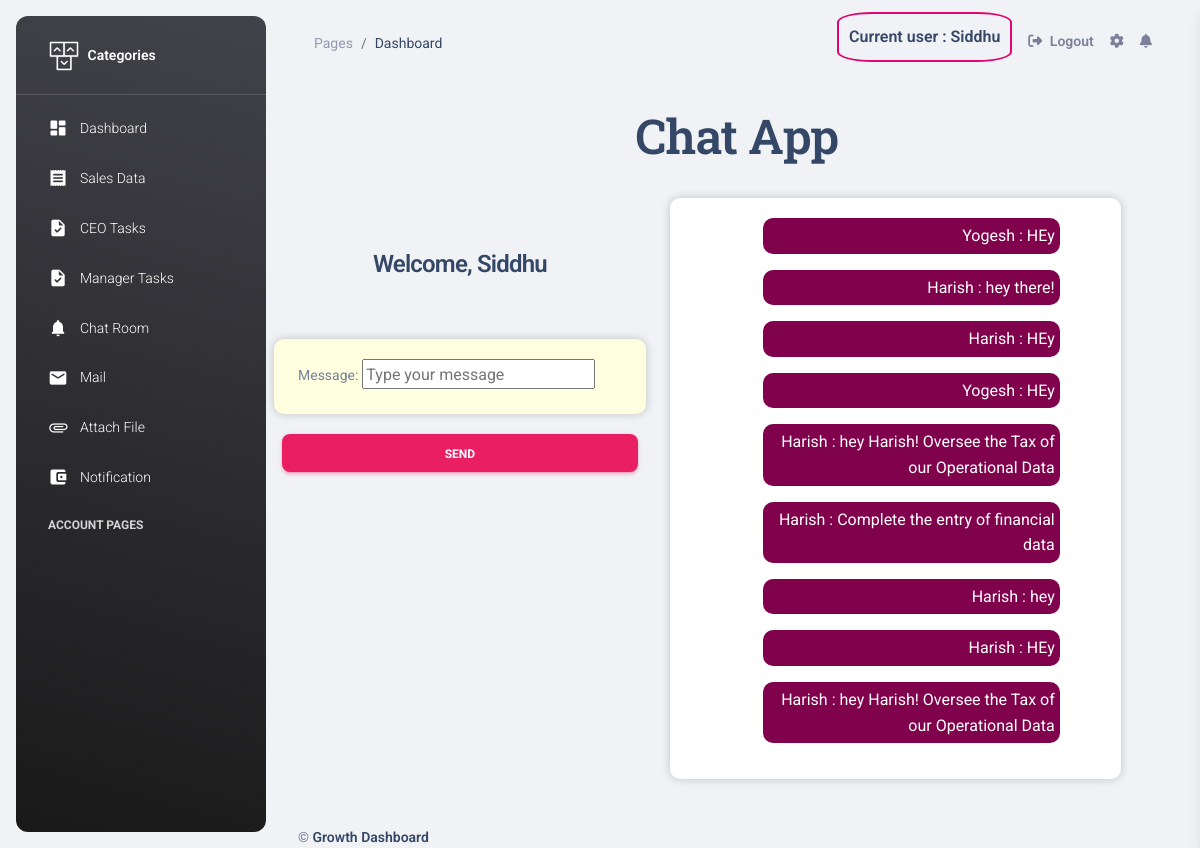
Page /message_finance (signed in) on the committed database.
### apps/authentication/models.py (models this page shows, shortened)
class Users(db.Model, UserMixin):
    __tablename__ = 'Users'
    id = db.Column(db.Integer, primary_key=True)
    username = db.Column(db.String(64), unique=False)
    phone = db.Column(db.Integer,unique=True)
    email = db.Column(db.String(64), unique=True)
    password = db.Column(db.LargeBinary(10))
    role = db.Column(db.String(10))
    department = db.Column(db.String(64), default=None)
    def __repr__(self):
        return str(self.username)

class FinanceChat(db.Model):
    __tablename__ = 'finance_chat'
    id = db.Column(db.Integer, primary_key=True)
    username = db.Column(db.String(50), nullable=False)
    message = db.Column(db.String(255), nullable=False)

### apps/authentication/routes.py (the view)
@blueprint.route('/message_finance', methods=['POST', 'GET'])
@login_required
def message_finance():
    if request.method == 'POST':
        message = request.form.get('message')
        if message:
            chat_message = FinanceChat(username=current_user.username, message=message)
            db.session.add(chat_message)
            db.session.commit()
            return jsonify({'status': 'Message sent successfully'})
        else:
            return jsonify({'status': 'Invalid request'})
    elif request.method == 'GET':
        chat = FinanceChat.query.all()
        if current_user.role == "Manager":
            return render_template('manager/chat_finance.html', data=chat)
        elif current_user.role == "Employee":
            return render_template('employee/chat_finance.html', data=chat)
        else:
            return "Invalid request method"
    else:
        return "Invalid request method"

### apps/__init__.py (called while the page is built)
def configure_database(app):
    @app.before_first_request
    def initialize_database():
        try:
            db.create_all()
        except Exception as e:
            print('> Error: DBMS Exception: ' + str(e) )
            basedir = os.path.abspath(os.path.dirname(__file__))
            app.config['SQLALCHEMY_DATABASE_URI'] = SQLALCHEMY_DATABASE_URI = 'sqlite:///' + os.path.join(basedir, 'db.sqlite3')
            print('> Fallback to SQLite ')
            db.create_all()
    @app.teardown_request
    def shutdown_session(exception=None):
        db.session.remove()

### apps/authentication/models.py (called while the page is built)
@login_manager.user_loader
def user_loader(id):
    return Users.query.filter_by(id=id).first()

### apps/templates/employee/chat_finance.html (shortened to what this page needs)
{% extends "layouts/base.html" %}
{% block content %}
<div class="container-fluid py-4">
    <h1 style="text-align: center;">Chat App</h1>
</div>
<div class="row">
    <div class="col-12 col-xl-5">
    <form id="message-form" method="post" action="/message_finance">
                <div class="col-md-12" style="padding-top: 50px;">
                        <h4 style="text-align: center;">Welcome, {{ current_user.username }}</h4>
                </div>
                <div style="padding-top: 50px;">
                    <div class="white-box" style="background-color:lightyellow;">
                        <label for="eps">Message:</label>
                        <input type="text" id="message" placeholder="Type your message" required>
                    </div>
                </div>
                <div class="row">
                    <div class="col">
                        <button id="submit" class="btn btn-primary" type="submit">Send</button>
                    </div>
                </div>
                </div>
                <div class="col-12 col-xl-6">
                    <div class="white-box">
                        <div id="chat">
                            {% for j in data %}
                            <ul id="messages" style="justify-content: center;">
                                {% if current_user.username == j.username %}
                                <li class="message"><i class="material-icons opacity-10">account_circle</i> {{j.username}} : {{j.message}}</li>
                                {% else %}
                                <li class="direct_message">{{j.username}} : {{j.message}}</li>
                                    {% endif %}
                            </ul>
                            {% endfor %}
                        </div>
                    </div>
                    </div>
</div>
{% include 'includes/footer.html' %}
{% endblock content %}

### apps/templates/layouts/base.html (shortened to what this page needs)
<!DOCTYPE html>
<html lang="en">
<head>
  <link href="/static/assets/css/nucleo-icons.css" rel="stylesheet" />
  <link href="/static/assets/css/nucleo-svg.css" rel="stylesheet" />
  <link id="pagestyle" href="/static/assets/css/material-dashboard.css?v=3.0.0" rel="stylesheet" />
</head>
<body class="g-sidenav-show bg-gray-200">
  {% include 'includes/sidebar.html' %}
  <main class="main-content position-relative max-height-vh-100 h-100 border-radius-lg ">
  {% if current_user.role == "Employee" %}
    {% include 'employee/navigation.html' %}
  {% endif %}
    {% block content %}{% endblock content %}
  </main>
</body>
</html>

### apps/templates/includes/sidebar.html (shortened to what this page needs)
<aside class="sidenav navbar navbar-vertical navbar-expand-xs border-0 border-radius-xl my-3 fixed-start ms-3   bg-gradient-dark" id="sidenav-main">
    <div class="sidenav-header">
      <a class="navbar-brand m-0"
         href="#" target="_blank">
        <img src="/static/assets/img/logo-ct.png" class="navbar-brand-img h-100" alt="main_logo">
        <span class="ms-1 font-weight-bold text-white">Categories</span>
      </a>
    </div>
    <hr class="horizontal light mt-0 mb-2">
    <div class="collapse navbar-collapse  w-auto  max-height-vh-100" id="sidenav-collapse-main">
      <ul class="navbar-nav">
        {% if current_user.role=="Employee" %}
        <li class="nav-item">
          <a class="nav-link text-white {% if 'index' in segment %} active bg-gradient-primary {% endif %}"
             href="/employee/dashboard">
            <div class="text-white text-center me-2 d-flex align-items-center justify-content-center">
              <i class="material-icons opacity-10">dashboard</i>
            </div>
            <span class="nav-link-text ms-1">Dashboard</span>
          </a>
        </li>
        {% endif %}
        {% if current_user.role=="Employee" and current_user.department == "Sales" %}
        <li class="nav-item">
          <a class="nav-link text-white {% if 'sales' in segment %} active bg-gradient-primary {% endif %}"
            href="/sales">
            <div class="text-white text-center me-2 d-flex align-items-center justify-content-center">
              <i class="material-icons opacity-10">receipt</i>
            </div>
            <span class="nav-link-text ms-1">Sales Data</span>
          </a>
        </li>
        {% endif %}
        {% if current_user.role=="Employee" %}
        <li class="nav-item">
          <a class="nav-link text-white {% if 'tasks' in segment %} active bg-gradient-primary {% endif %}"
            href="/create_tasks">
            <div class="text-white text-center me-2 d-flex align-items-center justify-content-center">
              <i class="material-icons opacity-10">task</i>
            </div>
            <span class="nav-link-text ms-1">CEO Tasks</span>
          </a>
        </li>
        {% endif %}
        {% if current_user.role=="Employee" %}
        <li class="nav-item">
          <a class="nav-link text-white {% if 'assign_tasks' in segment %} active bg-gradient-primary {% endif %}"
            href="/assign_tasks">
            <div class="text-white text-center me-2 d-flex align-items-center justify-content-center">
              <i class="material-icons opacity-10">task</i>
            </div>
            <span class="nav-link-text ms-1">Manager Tasks</span>
          </a>
        </li>
        {% endif %}
        {% if current_user.role=="Employee" and current_user.department=="Sales" %}
        <li class="nav-item">
          <a class="nav-link text-white {% if 'chat' in segment %} active bg-gradient-primary {% endif %}"
             href="/message_sales">
            <div class="text-white text-center me-2 d-flex align-items-center justify-content-center">
              <i class="material-icons opacity-10">notifications</i>
            </div>
            <span class="nav-link-text ms-1">Chat Room</span>
          </a>
        </li>
        {% endif %}
        {% if current_user.role=="Employee" %}
        <li class="nav-item">
          <a class="nav-link text-white {% if 'email' in segment %} active bg-gradient-primary {% endif %}"
             href="/email">
            <div class="text-white text-center me-2 d-flex align-items-center justify-content-center">
              <i class="material-icons opacity-10">mail
              </i>
            </div>
            <span class="nav-link-text ms-1">Mail</span>
          </a>
        </li>
        {% endif %}
        {% if current_user.role=="Employee" %}
        <li class="nav-item">
          <a class="nav-link text-white {% if 'file' in segment %} active bg-gradient-primary {% endif %}"
             href="/attach">
            <div class="text-white text-center me-2 d-flex align-items-center justify-content-center">
              <i class="material-icons opacity-10">attachment
              </i>
            </div>
            <span class="nav-link-text ms-1">Attach File</span>
          </a>
        </li>
        {% endif %}
        {% if current_user.role=="Employee" %}
        <li class="nav-item">
          <a class="nav-link text-white {% if 'financial' in segment %} active bg-gradient-primary {% endif %}"
             href="/notify">
            <div class="text-white text-center me-2 d-flex align-items-center justify-content-center">
              <i class="material-icons opacity-10">account_balance_wallet</i>
            </div>
            <span class="nav-link-text ms-1">Notification</span>
          </a>
        </li>
        {% endif %}
        <li class="nav-item mt-3">
          <h6 class="ps-4 ms-2 text-uppercase text-xs text-white font-weight-bolder opacity-8">Account pages</h6>
        </li>
      </ul>
    </div>
  </aside>

### apps/templates/employee/navigation.html (shortened to what this page needs)
    <nav class="navbar navbar-main navbar-expand-lg px-0 mx-4 shadow-none border-radius-xl" id="navbarBlur" navbar-scroll="true">
      <div class="container-fluid py-1 px-3">
        <nav aria-label="breadcrumb">
          <ol class="breadcrumb bg-transparent mb-0 pb-0 pt-1 px-0 me-sm-6 me-5">
            <li class="breadcrumb-item text-sm"><a class="opacity-5 text-dark" href="javascript:;">Pages</a></li>
            <li class="breadcrumb-item text-sm text-dark active" aria-current="page">Dashboard</li>
          </ol>
        </nav>
        <div class="collapse navbar-collapse mt-sm-0 mt-2 me-md-0 me-sm-4" id="navbar">
          <div class="ms-md-auto pe-md-3 d-flex align-items-center">
            <h6 style="border: 2px solid; border-radius: 20%; padding: 10px; border-color: rgb(223, 6, 111);">Current user : {{ current_user }}</h6>
          </div>
          <ul class="navbar-nav  justify-content-end">
            <li class="nav-item d-flex align-items-center">
              <a href="{{ url_for('authentication_blueprint.logout') }}" class="nav-link text-body font-weight-bold px-0">
                <i class="fa fa-sign-out me-sm-1"></i>
                <span class="d-sm-inline d-none">Logout</span>
              </a>
            </li>
            <li class="nav-item px-3 d-flex align-items-center">
              <a href="javascript:;" class="nav-link text-body p-0">
                <i class="fa fa-cog fixed-plugin-button-nav cursor-pointer"></i>
              </a>
            </li>
            <li class="nav-item dropdown pe-2 d-flex align-items-center">
              <a href="javascript:;" class="nav-link text-body p-0" id="dropdownMenuButton" data-bs-toggle="dropdown" aria-expanded="false">
                <i class="fa fa-bell cursor-pointer"></i>
              </a>
            </li>
          </ul>
        </div>
      </div>
    </nav>

### apps/templates/includes/footer.html
      <footer class="footer pt-5">
        <div class="container-fluid">
          <div class="row align-items-center justify-content-lg-between">
            <div class="col-lg-6 mb-lg-0 mb-4">
              <div class="copyright text-center text-sm text-muted text-lg-start">
                &copy; <a href="https://bit.ly/3fKQZaL" class="font-weight-bold" target="_blank">Growth Dashboard</a>
              </div>
            </div>
          </div>
        </div>
      </footer>

### apps/templates/employee/chat_finance.html (style rules this page uses)
.col { padding: 20px; overflow: auto; }
.white-box { max-height: 100%; overflow-y: auto; background-color: white; padding: 20px; border-radius: 10px; box-shadow: 0 0 10px rgba(0, 0, 0, 0.2); }
.direct_message { list-style-type: none; margin-bottom: 10px; background-color: #81024c; padding: 5px; border-radius: 10px; color: white; width: auto; text-align: right; }
#chat { width: 80%; margin: auto; }
input { width: 70%; height: 30px; }
button { width: 100%; height: 38px; }

### rows in the picture
Users: username "Siddhu"
FinanceChat: username "Yogesh", message "HEy"
FinanceChat: username "Harish", message "hey there!"
FinanceChat: username "Harish", message "HEy"
FinanceChat: username "Yogesh", message "HEy"
FinanceChat: username "Harish", message "hey Harish! Oversee the Tax of our Operational Data"
FinanceChat: username "Harish", message "Complete the entry of financial data"
FinanceChat: username "Harish", message "hey"
FinanceChat: username "Harish", message "HEy"
FinanceChat: username "Harish", message "hey Harish! Oversee the Tax of our Operational Data"
